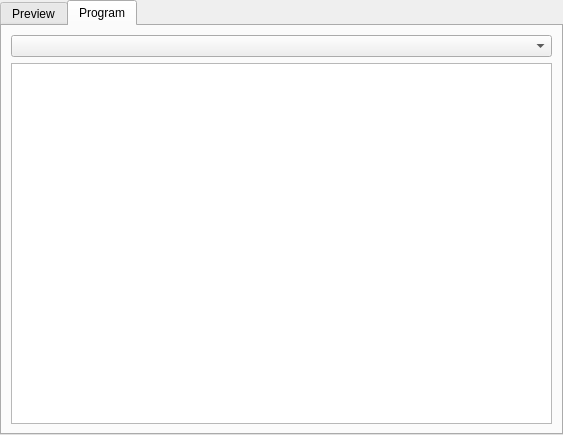
<?xml version="1.0" encoding="UTF-8"?>
<ui version="4.0">
 <class>TextSlideshowDock</class>
 <widget class="QWidget" name="TextSlideshowDock">
  <property name="geometry">
   <rect>
    <x>0</x>
    <y>0</y>
    <width>563</width>
    <height>435</height>
   </rect>
  </property>
  <property name="contextMenuPolicy">
   <enum>Qt::CustomContextMenu</enum>
  </property>
  <property name="windowTitle">
   <string>OBS Text Slide Show</string>
  </property>
  <layout class="QVBoxLayout" name="verticalLayout_1">
   <property name="spacing">
    <number>0</number>
   </property>
   <property name="leftMargin">
    <number>0</number>
   </property>
   <property name="topMargin">
    <number>0</number>
   </property>
   <property name="rightMargin">
    <number>0</number>
   </property>
   <property name="bottomMargin">
    <number>0</number>
   </property>
   <item>
    <widget class="QTabWidget" name="tabWidget">
     <property name="currentIndex">
      <number>1</number>
     </property>
     <widget class="QWidget" name="previewTab">
      <attribute name="title">
       <string>Preview</string>
      </attribute>
      <layout class="QVBoxLayout" name="previewLayout">
       <item>
        <widget class="QComboBox" name="previewSourceBox"/>
       </item>
       <item>
        <widget class="QListWidget" name="previewTextList"/>
       </item>
      </layout>
     </widget>
     <widget class="QWidget" name="programTab">
      <attribute name="title">
       <string>Program</string>
      </attribute>
      <layout class="QVBoxLayout" name="programLayout">
       <item>
        <widget class="QComboBox" name="programSourceBox"/>
       </item>
       <item>
        <widget class="QListWidget" name="programTextList"/>
       </item>
      </layout>
     </widget>
    </widget>
   </item>
  </layout>
 </widget>
 <resources/>
 <connections/>
</ui>
